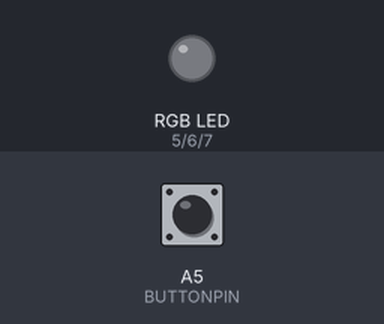
Bench run of a program on a simulated Arduino Uno, built with avr-gcc and run on an emulated ATmega328P. Shown: an RGB LED mixed from three pins (HIGH = lit). The inputs (shaded band) are chosen by the test bench; at power-on: A5 (BUTTONPIN) HIGH.

Above: at 1.2 s.
1.3 s: A5 (BUTTONPIN) pulled LOW for 0.15 s
At 1.8 s:
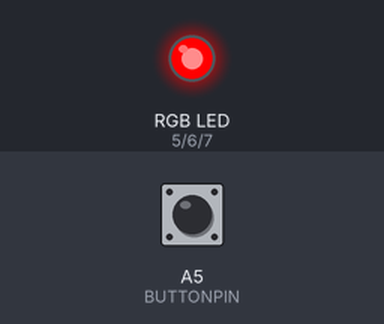
At 3.1 s:
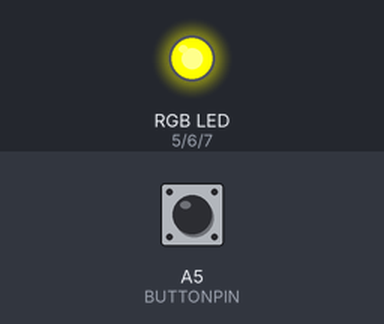
4.4 s: A5 (BUTTONPIN) pulled LOW for 3.2 s
At 4.4 s:
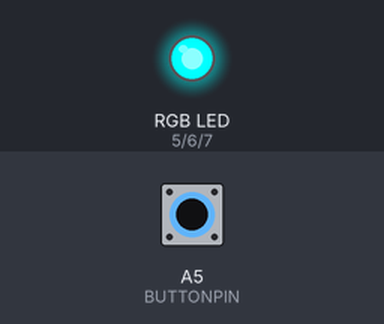
Timing chart, 0 to 14.8 s (numbered marks = the images above; inputs shaded):
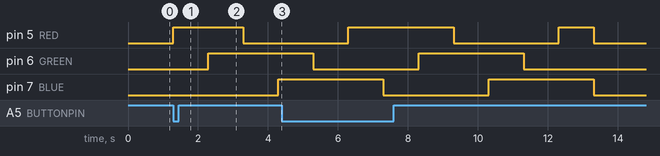

The program:

main.cpp
```cpp
/*--------------------------------------------------------------------
Name: 	Carl Olson
Date: 	02/05/2024
Course: CSCE 336 Embedded Systems (Spring 2024)
File: 	main.cpp
HW/Lab:	Lab 1, Question 3

Purp:	Learn about reading a schematic via connecting and programming an RGB LED

Doc:	No one helped me

Academic Integrity Statement: I certify that, while others may have
assisted me in brain storming, debugging and validating this program,
the program itself is my own work. I understand that submitting code
which is the work of other individuals is a violation of the honor
code.  I also understand that if I knowingly give my original work to
another individual is also a violation of the honor code.
--------------------------------------------------------------------*/

#include <Arduino.h>

#define RED PD5
#define GREEN PD6
#define BLUE PD7
#define BUTTONPIN A5

//variable to store if button is high or low
int buttonState = 0;

// the setup function runs once when you press reset or power the board
void setup() {
  // initialize LED pins as outputs
  pinMode(RED, OUTPUT);
  pinMode(GREEN, OUTPUT);
  pinMode(BLUE, OUTPUT);

  //initialize button pin as an input
  pinMode(BUTTONPIN, INPUT);
}

// the loop function runs over and over again forever
void loop() {
  // read in value of button
  buttonState = digitalRead(BUTTONPIN);

  // if the button is pressed and goes low, light up LED in following pattern
  if(buttonState == LOW) {
    //R
    digitalWrite(RED, HIGH);
    delay(1000);
    //RG
    digitalWrite(GREEN, HIGH);
    delay(1000);
    //G
    digitalWrite(RED, LOW);
    delay(1000);
    //GB
    digitalWrite(BLUE, HIGH);
    delay(1000);
    //B
    digitalWrite(GREEN, LOW);
    delay(1000);
    //RB
    digitalWrite(RED, HIGH);
    delay(1000);
    //Turn off colors that were on
    digitalWrite(BLUE, LOW);
    digitalWrite(RED, LOW);
  }

}
```

Measured:
- after the input at 1.3 s, pin 5 (RED): LOW → HIGH at once, → LOW 2.0 s later; pin 6 (GREEN): LOW → HIGH after 1.0 s; pin 7 (BLUE): LOW → HIGH after 3.0 s
